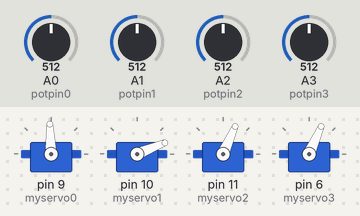
This sketch was run on a simulated Arduino Uno, built with avr-gcc and run on an emulated ATmega328P. On the bench: 4 × servo. Inputs (shaded band) come from the test bench; at power-on: A0 (potpin0) = 512, A1 (potpin1) = 512, A2 (potpin2) = 512, A3 (potpin3) = 512.

Above: at 1.2 s.
1.3 s: A0 (potpin0) set to 716
At 2.5 s:
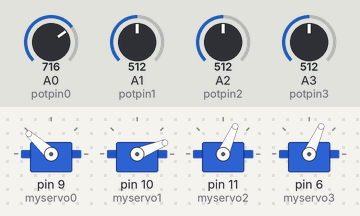
2.8 s: A1 (potpin1) set to 716
At 4.0 s:
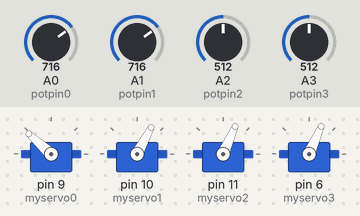
4.3 s: A2 (potpin2) set to 716
At 5.4 s:
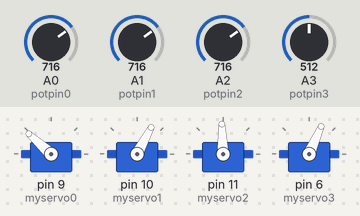
5.8 s: A3 (potpin3) set to 716
At 7.0 s:
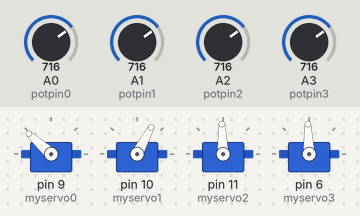
7.3 s: A0 (potpin0) set to 992
At 8.5 s:
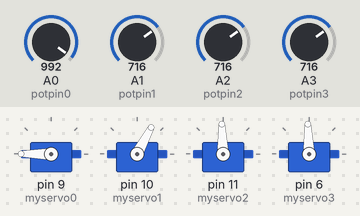
8.8 s: A1 (potpin1) set to 992
At 9.8 s:
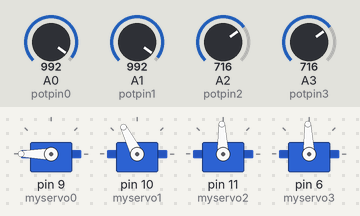
Timing chart, 0 to 11.3 s (numbered marks = the images above; inputs shaded):
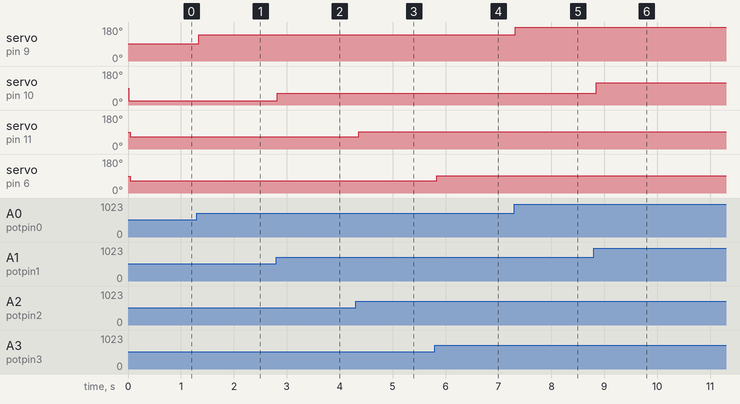

Measured:
- after the input at 1.3 s, servo on pin 9 (myservo0): 92° → 138° at once
- after the input at 2.8 s, servo on pin 10 (myservo1): 22° → 62° at once
- after the input at 4.3 s, servo on pin 11 (myservo2): 66° → 92° after 0.06 s
- after the input at 5.8 s, servo on pin 6 (myservo3): 66° → 92° at once
- after the input at 7.3 s, servo on pin 9 (myservo0): 138° → 180° at once
- after the input at 8.8 s, servo on pin 10 (myservo1): 62° → 117° after 0.05 s

The sketch:

control.ino
```cpp
// Controlling a servo position using a potentiometer (variable resistor)
// Lite Arm Testing Code
// AmirKabir University of Technology-Tehran Polytechnic
// Introduction to Robotics Course Final Project December 2018
// Github: Forouzanfallah1
// Personal Website: Forouzanfallah.ir
// don't hesitate to contact me for any further questions

#include <Servo.h>

Servo myservo0;  // create servo object to control a servo
Servo myservo1;
Servo myservo2;
Servo myservo3;


int potpin0 = 0;  // analog pin used to connect the potentiometer
int potpin1 = 1;
int potpin2 = 2;
int potpin3 = 3;


int val0;    // variable to read the value from the analog pin
int val1;
int val2;
int val3;


void setup()
{

  myservo0.attach(9);  // attaches the servo on pin 0 to the servo object
  myservo1.attach(10);
  myservo2.attach(11);
  myservo3.attach(6);

}
void loop()
{
   val0 = analogRead(potpin0);            // reads the value of the potentiometer (value between 0 and 1023)
  val0 = map(val0, 500, 900, 90, 179);     // scale it to use it with the servo (value between 0 and 180)
  myservo0.write(val0);                  // sets the servo position according to the scaled value
  delay(15);                           // waits for the servo to get there

  val1 = analogRead(potpin1);
  val1 = map(val1, 400, 1300, 0, 179);
  myservo1.write(val1);
  delay(15);

 val2 = analogRead(potpin2);
  val2 = map(val2, 0, 1379, 0, 179);
  myservo2.write(val2);
  delay(15);

  val3 = analogRead(potpin3);
  val3 = map(val3, 0, 1379, 0, 179);
  myservo3.write(val3);
  delay(15);


}
```
